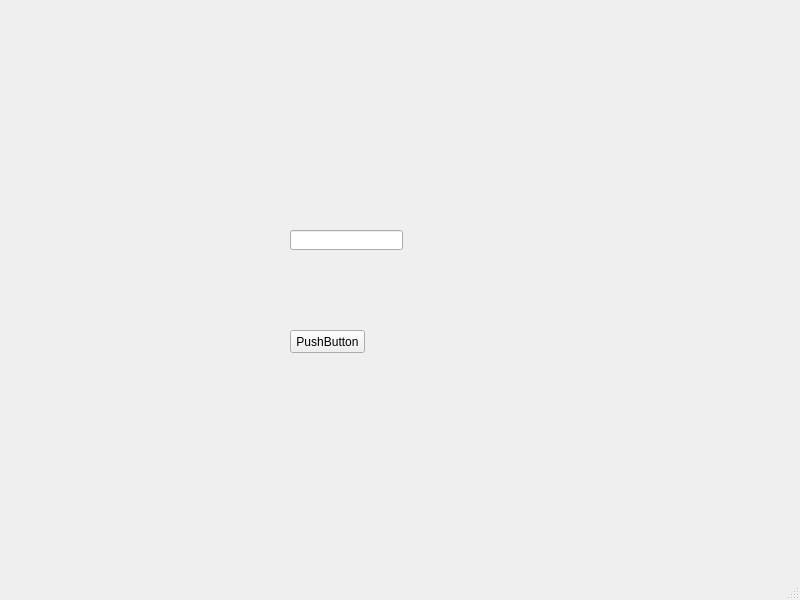
<?xml version="1.0" encoding="UTF-8"?>
<ui version="4.0">
 <class>MainWindow</class>
 <widget class="QMainWindow" name="MainWindow">
  <property name="geometry">
   <rect>
    <x>0</x>
    <y>0</y>
    <width>800</width>
    <height>600</height>
   </rect>
  </property>
  <property name="windowTitle">
   <string>MainWindow</string>
  </property>
  <widget class="QWidget" name="centralwidget">
   <widget class="QLineEdit" name="lineEdit">
    <property name="geometry">
     <rect>
      <x>290</x>
      <y>230</y>
      <width>113</width>
      <height>20</height>
     </rect>
    </property>
   </widget>
   <widget class="QPushButton" name="lk">
    <property name="geometry">
     <rect>
      <x>290</x>
      <y>330</y>
      <width>75</width>
      <height>23</height>
     </rect>
    </property>
    <property name="text">
     <string>PushButton</string>
    </property>
   </widget>
  </widget>
  <widget class="QMenuBar" name="menubar">
   <property name="geometry">
    <rect>
     <x>0</x>
     <y>0</y>
     <width>800</width>
     <height>21</height>
    </rect>
   </property>
  </widget>
  <widget class="QStatusBar" name="statusbar"/>
 </widget>
 <resources/>
 <connections/>
</ui>
